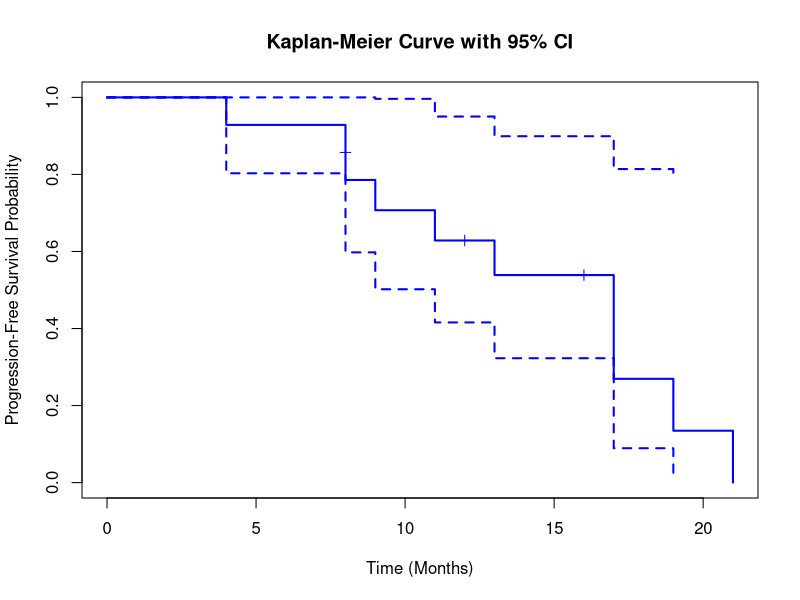
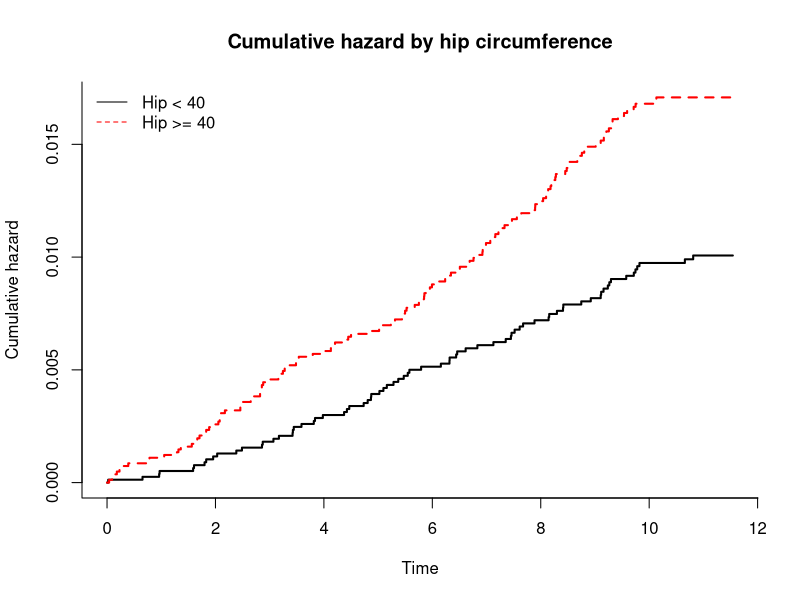
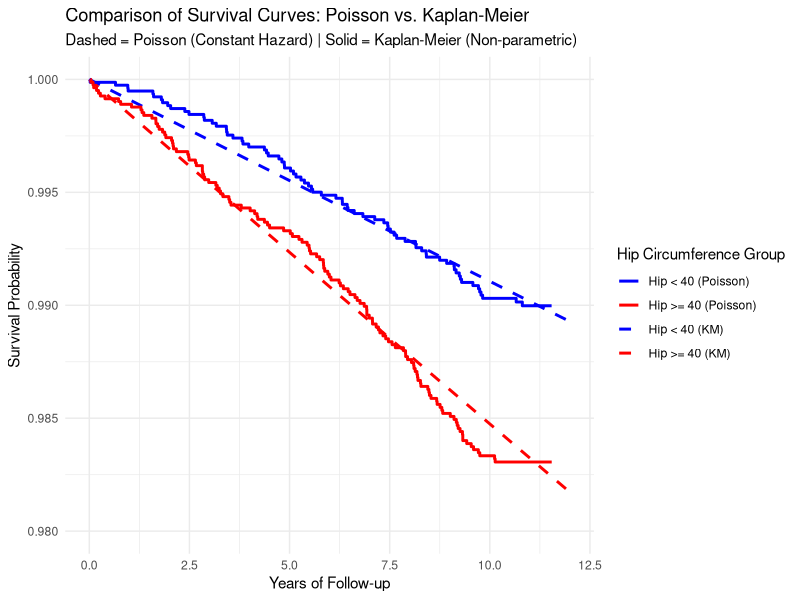

The R source for these figures, in order:
# Q1 ----------------------------------------------------------------------
#Read the dataset 
natality <- read.csv("data/Problem Set 5/natality.csv")
View(natality)


# 1a ----------------------------------------------------------------------
# Load necessary library
library(dplyr)
# Overall Count (N)
n_cases <- sum(natality$NICU == 1)
n_controls <- sum(natality$NICU == 0)
# Maternal Education: N (%)
# Ensure MEDUC is a factor with the correct levels order
natality$MEDUC <- factor(natality$MEDUC, levels = c("<HS", "HS", "Some college", "Bachelor", "Adv Degree"))
edu_table <- natality %>%
  group_by(NICU, MEDUC) %>%
  summarise(n = n(), .groups = 'drop') %>%
  group_by(NICU) %>%
  mutate(percent = (n / sum(n)) * 100) %>%
  arrange(NICU, MEDUC)
# Maternal Age: Mean (SD)
age_stats <- natality %>%
  group_by(NICU) %>%
  summarise(
    mean_age = mean(MAGER, na.rm = TRUE),
    sd_age = sd(MAGER, na.rm = TRUE)
  )
# P-values
# Education: Chi-squared test
edu_p_value <- chisq.test(table(natality$MEDUC, natality$NICU))$p.value
# Age: Independent t-test
age_p_value <- t.test(MAGER ~ NICU, data = natality)$p.value
# Print Results
cat("--- Sample Size --- \n")
print(paste("Cases:", n_cases, "| Controls:", n_controls))
cat("\n--- Education Distribution --- \n")
print(edu_table)
print(paste("Education P-value (Chi-sq):", round(edu_p_value, 4)))
cat("\n--- Age Distribution --- \n")
print(age_stats)
print(paste("Age P-value (t-test):", round(age_p_value, 4)))


# 1b ----------------------------------------------------------------------
# Load the necessary library
library(survival)
# Fit the conditional logistic regression model
# NICU is the outcome, RF_PPTERM is the predictor
# strata(matchid) accounts for the matching
cond_model <- clogit(NICU ~ RF_PPTERM + strata(matchid), data = natality)
# Summary of the model
summary(cond_model)
# To get the exponentiated coefficients (Odds Ratio) and 95% CI
exp_coef <- exp(coef(cond_model))
conf_interval <- exp(confint(cond_model))
# Print the results
cat("--- Odds Ratio for Previous Preterm Birth --- \n")
print(exp_coef)
cat("\n--- 95% Confidence Interval --- \n")
print(conf_interval)


# Q2 ----------------------------------------------------------------------

# 2c ----------------------------------------------------------------------
# Load necessary library
# install.packages("survival") # Uncomment if you haven't installed it
# install.packages("survminer") # Optional, for better plotting
library(survival)
# Load the dataset
pfs_df <- read.csv("data/Problem Set 5/pfs_data.csv")
# Show the dataset
cat("--- Dataset --- \n")
print(pfs_df)

#  Create a survival object
# time: the survival time
# status: 1 for event (death/progression), 0 for censored
surv_obj <- Surv(time = pfs_df$time, event = pfs_df$status)

# Generate the Kaplan-Meier curve (fit the model)
km_fit <- survfit(surv_obj ~ 1)
# Summary of the KM fit (includes 95% CI values)
summary(km_fit)
#  Plot the KM curve with 95% Confidence Intervals
plot(km_fit, 
     conf.int = TRUE, 
     main = "Kaplan-Meier Curve with 95% CI", 
     xlab = "Time (Months)", 
     ylab = "Progression-Free Survival Probability",
     col = "blue", 
     lwd = 2,
     mark.time = TRUE) # Shows "+" for censored data




# Q3 -----------------------------------------------------------------------
#Read the dataset 
phsvte <- read.csv("data/Problem Set 5/phsvte.csv")
View(phsvte)
phsvte_codebook <- read.csv("data/Problem Set 5/phsvte_codebook.csv")
View(phsvte_codebook)


# 3a ----------------------------------------------------------------------
# Create the indicator variable
# If hip >= 40, hip_group = 1, otherwise 0
phsvte$hip_high <- ifelse(phsvte$hip >= 40, 1, 0)
# Fit the Poisson regression model
# We use log(fup) as an offset to model the RATE (events / person-years)
poisson_model <- glm(status ~ hip_high + offset(log(fup)), 
                     family = poisson(link = "log"), 
                     data = phsvte)

# Calculate point estimates and 95% CIs for each group
# We use the 'predict' function or look at the model coefficients
# Group 0 (Hip < 40)
pred_low <- predict(poisson_model, newdata = data.frame(hip_high = 0, fup = 1), 
                    type = "link", se.fit = TRUE)

# Group 1 (Hip >= 40)
pred_high <- predict(poisson_model, newdata = data.frame(hip_high = 1, fup = 1), 
                     type = "link", se.fit = TRUE)

# Function to transform log-rate to rate and get 95% CI
get_rate_ci <- function(pred) {
  rate <- exp(pred$fit)
  lower <- exp(pred$fit - 1.96 * pred$se.fit)
  upper <- exp(pred$fit + 1.96 * pred$se.fit)
  return(c(Rate = rate, Lower = lower, Upper = upper))
}

# Final Estimates
rates_low <- get_rate_ci(pred_low)
rates_high <- get_rate_ci(pred_high)
cat("--- Incidence Rate (VTE per Person-Year) --- \n")
cat("Hip < 40: ", round(rates_low, 6), "\n")
cat("Hip >= 40:", round(rates_high, 6), "\n")



# 3b ----------------------------------------------------------------------
# Extract the incidence rates from Part A
# Assuming 'rates_low' and 'rates_high' are the vectors from your previous step
lambda_low  <- rates_low[1]   # Rate for Hip < 40
lambda_high <- rates_high[1]  # Rate for Hip >= 40
# Define the time horizon (10 years)
t <- 10

# Calculate 10-year Cumulative Incidence (CI)
# Formula: CI = 1 - exp(-lambda * t)
ci_10_low  <- 1 - exp(-lambda_low * t)
ci_10_high <- 1 - exp(-lambda_high * t)

# Display the results
cat("--- 10-Year Cumulative Incidence Estimates --- \n")
cat("Group: Hip < 40 inches \n")
cat("Cumulative Incidence:", round(ci_10_low, 5), "(or", round(ci_10_low * 100, 2), "%) \n\n")
cat("Group: Hip >= 40 inches \n")
cat("Cumulative Incidence:", round(ci_10_high, 5), "(or", round(ci_10_high * 100, 2), "%) \n")


# 3c ----------------------------------------------------------------------
# Load the survival library
library(survival)
# Create the indicator variable (if not already done)
phsvte$hip_high <- ifelse(phsvte$hip >= 40, 1, 0)

# Fit the Kaplan-Meier model stratified by the hip group
km_fit <- survfit(Surv(fup, status) ~ hip_high, data = phsvte)

# Extract estimates at exactly 10 years
# 'times = 10' tells R to provide the values for the 10-year mark
km_summary <- summary(km_fit, times = 10)

# Extract Survival Estimates and 95% CIs
# Group 0: Hip < 40 | Group 1: Hip >= 40
surv_estimates <- km_summary$surv
surv_lower <- km_summary$lower
surv_upper <- km_summary$upper

# Calculate Cumulative Incidence (Risk) and 95% CIs
# Risk = 1 - Survival
risk_estimates <- 1 - surv_estimates
risk_lower <- 1 - surv_upper  # Lower bound of risk uses Upper bound of survival
risk_upper <- 1 - surv_lower  # Upper bound of risk uses Lower bound of survival

# Print the Results
cat("--- 10-Year Kaplan-Meier Survival Estimates --- \n")
results_surv <- data.frame(
  Group = c("Hip < 40", "Hip >= 40"),
  Survival = round(surv_estimates, 5),
  Lower_CI = round(surv_lower, 5),
  Upper_CI = round(surv_upper, 5)
)
print(results_surv)

cat("\n--- 10-Year Cumulative Incidence (Risk) Estimates --- \n")
results_risk <- data.frame(
  Group = c("Hip < 40", "Hip >= 40"),
  Risk = round(risk_estimates, 5),
  Lower_CI = round(risk_lower, 5),
  Upper_CI = round(risk_upper, 5)
)
print(results_risk)


# 3d ----------------------------------------------------------------------
# Load the survival library
library(survival)
#  Fit the Kaplan-Meier model
km_fit <- survfit(Surv(fup, status) ~ hip_high, data = phsvte)
# Plot the Cumulative Hazard
# fun = "cumhaz" transforms the survival probability into cumulative hazard
plot(km_fit, 
     fun = "cumhaz", 
     col = c("black", "red"), 
     lty = c(1, 2),
     lwd = 2,
     xlab = "Time", 
     ylab = "Cumulative hazard",
     main = "Cumulative hazard by hip circumference",
     bty = "l") # Creates the L-shaped box frame
# Add a legend to match the screenshot
legend("topleft", 
       legend = c("Hip < 40", "Hip >= 40"), 
       col = c("black", "red"), 
       lty = c(1, 2),
       bty = "n") # Removes the legend border


# 3e ----------------------------------------------------------------------
# (1) Poisson Test: Check the p-value of the coefficient
summary(poisson_model) 
# (2) Log-rank Test
survdiff(Surv(fup, status) ~ hip_high, data = phsvte)


# 3f ----------------------------------------------------------------------
# Partition height into 4 categories using quartiles
# We use the cut function with quantile to create the quartiles
height_quartiles <- quantile(phsvte$height, probs = seq(0, 1, 0.25), na.rm = TRUE)
phsvte$height_cat <- cut(phsvte$height, 
                         breaks = height_quartiles, 
                         include.lowest = TRUE, 
                         labels = c("Q1", "Q2", "Q3", "Q4"))

# Perform the stratified log-rank test
# strata(height_cat) tells R to perform the test within height groups
strat_test <- survdiff(Surv(fup, status) ~ hip_high + strata(height_cat), data = phsvte)
# Print the results
print(strat_test)


# Q4 ----------------------------------------------------------------------

# 4a ----------------------------------------------------------------------
library(survival)
# Create hip circumference quartiles
hip_quartiles <- quantile(phsvte$hip, probs = seq(0, 1, 0.25), na.rm = TRUE)
phsvte$hip_q <- cut(phsvte$hip, 
                    breaks = hip_quartiles, 
                    include.lowest = TRUE, 
                    labels = c("Q1", "Q2", "Q3", "Q4"))

# Fit the Cox proportional hazards model
# Q1 will be the reference group by default
cox_model <- coxph(Surv(fup, status) ~ hip_q + age + exer + diab + hyper + 
                     hichol + current_smok + past_smok, data = phsvte)
# View the summary
summary(cox_model)


# 4b ----------------------------------------------------------------------
# Test the proportional hazards assumption
# This function calculates the correlation between Schoenfeld residuals and time
ph_check <- cox.zph(cox_model)
# Print the test results
print(ph_check)


# EXTRA CREDIT ------------------------------------------------------------
# Load required libraries
library(survival)
library(ggplot2)
library(ggfortify)

# Define the incidence rates from Question 3a
# Replace these with your actual point estimates if they differ
lambda_low <- 0.000898
lambda_high <- 0.001537

# Create the data for the Poisson Survival Curves (Smooth Exponential)
time_seq <- seq(0, 12, by = 0.1)
poisson_df <- data.frame(
  time = rep(time_seq, 2),
  surv = c(exp(-lambda_low * time_seq), exp(-lambda_high * time_seq)),
  group = rep(c("Hip < 40", "Hip >= 40"), each = length(time_seq))
)

# Create the data for KM Curves using fortify
# Assuming km_fit is your survfit object from Question 3c:
# km_fit <- survfit(Surv(fup, status) ~ hip_high, data = phsvte)
km_data <- fortify(km_fit)

# Generate the Plot
ggplot() +
  # Plot Poisson estimates (Dashed Lines)
  geom_line(data = poisson_df, aes(x = time, y = surv, color = group), 
            linetype = "dashed", size = 1) +
  # Plot KM estimates (Solid Step Lines)
  geom_step(data = km_data, aes(x = time, y = surv, color = strata), 
            size = 1) +
  # Restrict x-axis to 0-12
  coord_cartesian(xlim = c(0, 12), ylim = c(0.98, 1)) +
  # Labels and Theme
  labs(
    title = "Comparison of Survival Curves: Poisson vs. Kaplan-Meier",
    subtitle = "Dashed = Poisson (Constant Hazard) | Solid = Kaplan-Meier (Non-parametric)",
    x = "Years of Follow-up",
    y = "Survival Probability",
    color = "Hip Circumference Group"
  ) +
  scale_color_manual(
    # Provide 4 colors (2 for Poisson, 2 for KM)
    values = c("blue", "red", "blue", "red"),
    # Provide 4 labels to match the 4 levels in your plot legend
    labels = c("Hip < 40 (Poisson)", "Hip >= 40 (Poisson)", 
               "Hip < 40 (KM)", "Hip >= 40 (KM)")
  ) +
  theme_minimal()
